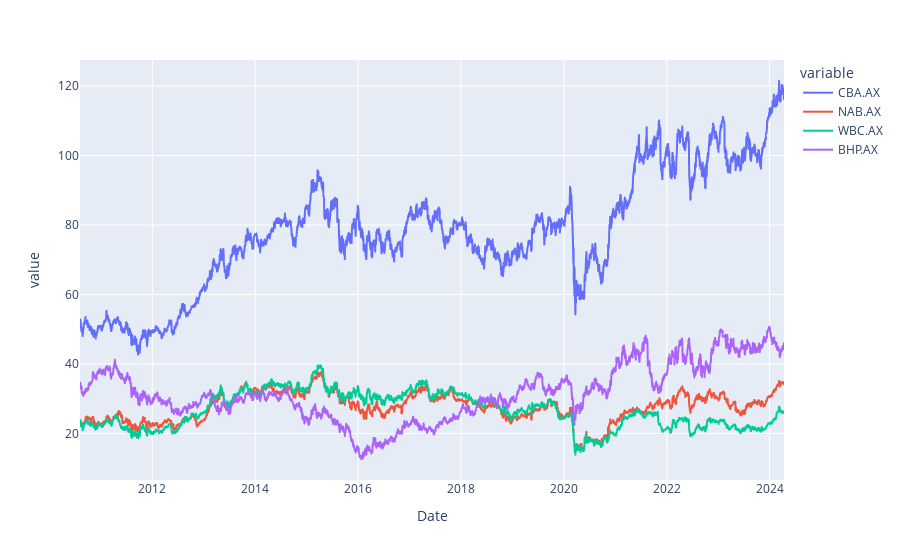

Notebook source saved alongside this figure:
### Code cell
fig = px.line(Close.reset_index(), x='Date', y=stocks)
fig.show()

### Figure 1 — Plotly figure (JSON) as saved in the notebook; plotly's stock layout.template omitted (floating-point values rounded to 4 significant figures; data arrays with more than 128 entries replaced by an {"elided": "..."} marker saying what was removed)
{"data": [{"hovertemplate": "variable=CBA.AX<br>Date=%{x}<br>value=%{y}<extra></extra>", "legendgroup": "CBA.AX", "line": {"color": "#636efa", "dash": "solid"}, "marker": {"symbol": "circle"}, "mode": "lines", "name": "CBA.AX", "showlegend": true, "type": "scattergl", "x": {"elided": "3460 str values"}, "xaxis": "x", "y": {"elided": "3460 float values"}, "yaxis": "y"}, {"hovertemplate": "variable=NAB.AX<br>Date=%{x}<br>value=%{y}<extra></extra>", "legendgroup": "NAB.AX", "line": {"color": "#EF553B", "dash": "solid"}, "marker": {"symbol": "circle"}, "mode": "lines", "name": "NAB.AX", "showlegend": true, "type": "scattergl", "x": {"elided": "3460 str values"}, "xaxis": "x", "y": {"elided": "3460 float values"}, "yaxis": "y"}, {"hovertemplate": "variable=WBC.AX<br>Date=%{x}<br>value=%{y}<extra></extra>", "legendgroup": "WBC.AX", "line": {"color": "#00cc96", "dash": "solid"}, "marker": {"symbol": "circle"}, "mode": "lines", "name": "WBC.AX", "showlegend": true, "type": "scattergl", "x": {"elided": "3460 str values"}, "xaxis": "x", "y": {"elided": "3460 float values"}, "yaxis": "y"}, {"hovertemplate": "variable=BHP.AX<br>Date=%{x}<br>value=%{y}<extra></extra>", "legendgroup": "BHP.AX", "line": {"color": "#ab63fa", "dash": "solid"}, "marker": {"symbol": "circle"}, "mode": "lines", "name": "BHP.AX", "showlegend": true, "type": "scattergl", "x": {"elided": "3460 str values"}, "xaxis": "x", "y": {"elided": "3460 float values"}, "yaxis": "y"}], "layout": {"autosize": true, "legend": {"title": {"text": "variable"}, "tracegroupgap": 0}, "margin": {"t": 60}, "xaxis": {"anchor": "y", "autorange": true, "domain": [0, 1], "range": ["2010-08-06", "2024-04-12"], "title": {"text": "Date"}, "type": "date"}, "yaxis": {"anchor": "x", "autorange": true, "domain": [0, 1], "range": [6.599, 127.5], "title": {"text": "value"}, "type": "linear"}}}
